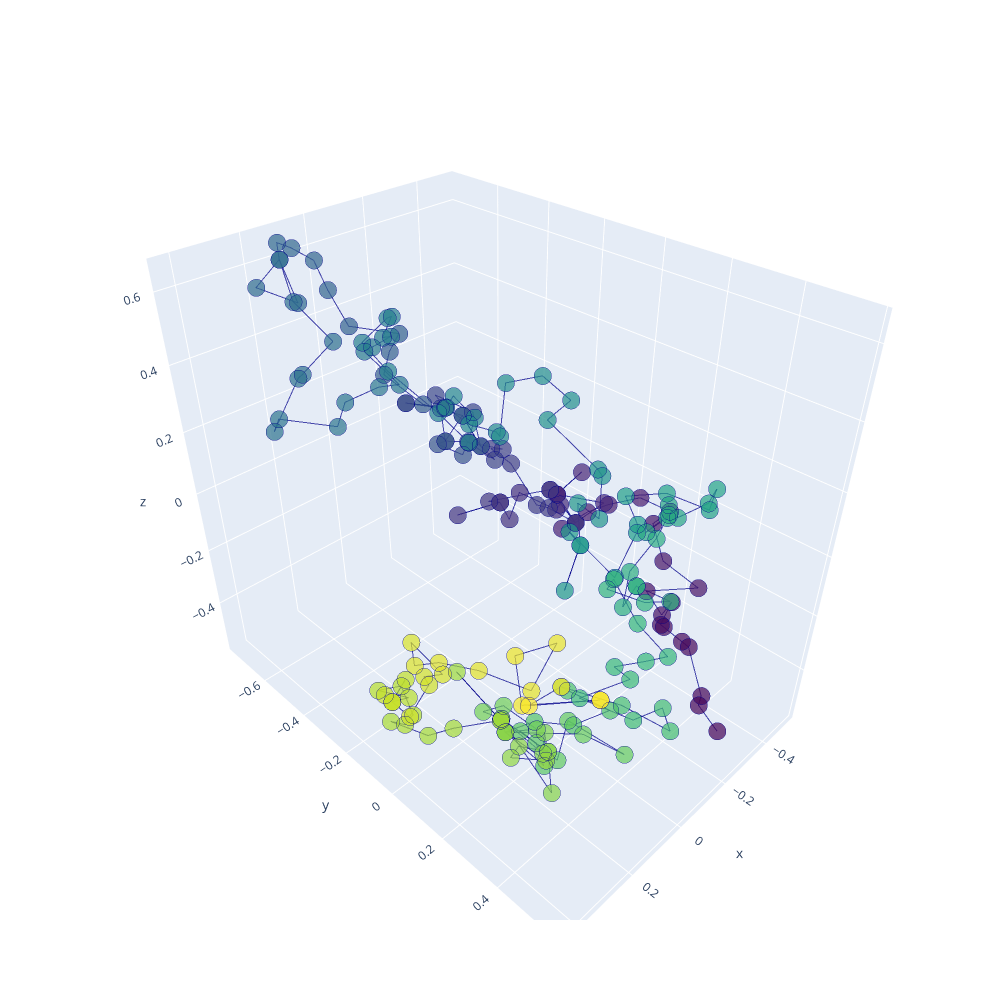

Notebook code cell kept with this figure:
### Code cell
# Initialize figure with 3D subplots
fig = make_subplots(
    rows=1, cols=1,
    specs=[[{'type': 'scatter3d'}]])

# adding surfaces to subplots.
fig.add_trace(
    go.Scatter3d(
    x=display_structure[:,0], y=display_structure[:,1], z=display_structure[:,2], opacity=0.7,
    marker=dict(
        size=6,
        color=np.asarray(range(len(display_structure[:,0]))),
        colorscale='Viridis',
        line=dict(width=3)
    ),
    line=dict(
        color='darkblue',
        width=2
    )
), row=1, col=1)

fig.update_layout(
    height=1000,
    width=1000
)

fig.show()

### Figure 1 — Plotly figure (JSON) as saved in the notebook; plotly's stock layout.template omitted (floating-point values rounded to 4 significant figures; data arrays with more than 128 entries replaced by an {"elided": "..."} marker saying what was removed)
{"data": [{"line": {"color": "darkblue", "width": 2}, "marker": {"color": {"elided": "202 int values"}, "colorscale": [[0, "#440154"], [0.1111, "#482878"], [0.2222, "#3e4989"], [0.3333, "#31688e"], [0.4444, "#26828e"], [0.5556, "#1f9e89"], [0.6667, "#35b779"], [0.7778, "#6ece58"], [0.8889, "#b5de2b"], [1, "#fde725"]], "line": {"width": 3}, "size": 6}, "opacity": 0.7, "scene": "scene", "type": "scatter3d", "x": {"elided": "202 float values"}, "y": {"elided": "202 float values"}, "z": {"elided": "202 float values"}}], "layout": {"height": 1000, "scene": {"domain": {"x": [0, 1], "y": [0, 1]}}, "width": 1000}}
